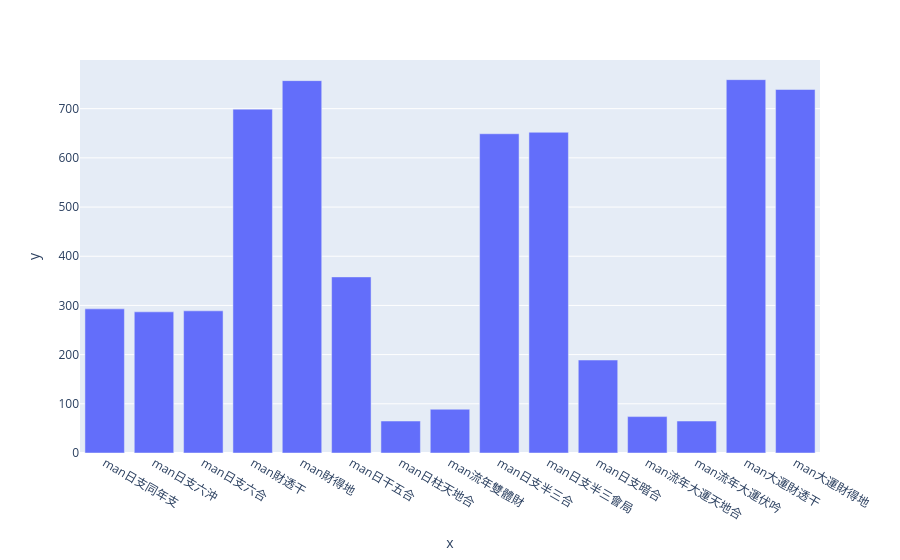

Notebook source saved alongside this figure:
### Code cell
#for the columns that are boolean, count the number of True, and plot a bar chart to see the distribution
# create a list of columns that are boolean
boolean_cols = [col for col in df_filtered.columns if df_filtered[col].dtype == 'bool']
boolean_cols

# create a new df with only the boolean columns
df_bool = df_filtered[df_filtered['當令'] == 0][boolean_cols]
df_bool

# count the number of True and False in each column and show all the result
for col in df_bool.columns:
    print(col,df_bool[col].value_counts()[1])
    # print('-------------------')

# df_bool.sum()

# # plot a bar chart to see the distribution using plotly
import plotly.express as px
px.bar(df_bool.sum(), x=df_bool.sum().index, y=df_bool.sum().values)

### Figure 1 — Plotly figure (JSON) as saved in the notebook; plotly's stock layout.template omitted (floating-point values rounded to 4 significant figures)
{"data": [{"alignmentgroup": "True", "hovertemplate": "x=%{x}<br>y=%{y}<extra></extra>", "legendgroup": "", "marker": {"color": "#636efa", "pattern": {"shape": ""}}, "name": "", "offsetgroup": "", "orientation": "v", "showlegend": false, "textposition": "auto", "type": "bar", "x": ["man日支同年支", "man日支六沖", "man日支六合", "man財透干", "man財得地", "man日干五合", "man日柱天地合", "man流年雙體財", "man日支半三合", "man日支半三會局", "man日支暗合", "man流年大運天地合", "man流年大運伏吟", "man大運財透干", "man大運財得地"], "xaxis": "x", "y": [293, 287, 289, 699, 757, 358, 65, 89, 649, 652, 189, 74, 65, 759, 739], "yaxis": "y"}], "layout": {"barmode": "relative", "legend": {"tracegroupgap": 0}, "margin": {"t": 60}, "xaxis": {"anchor": "y", "domain": [0, 1], "title": {"text": "x"}}, "yaxis": {"anchor": "x", "domain": [0, 1], "title": {"text": "y"}}}}
